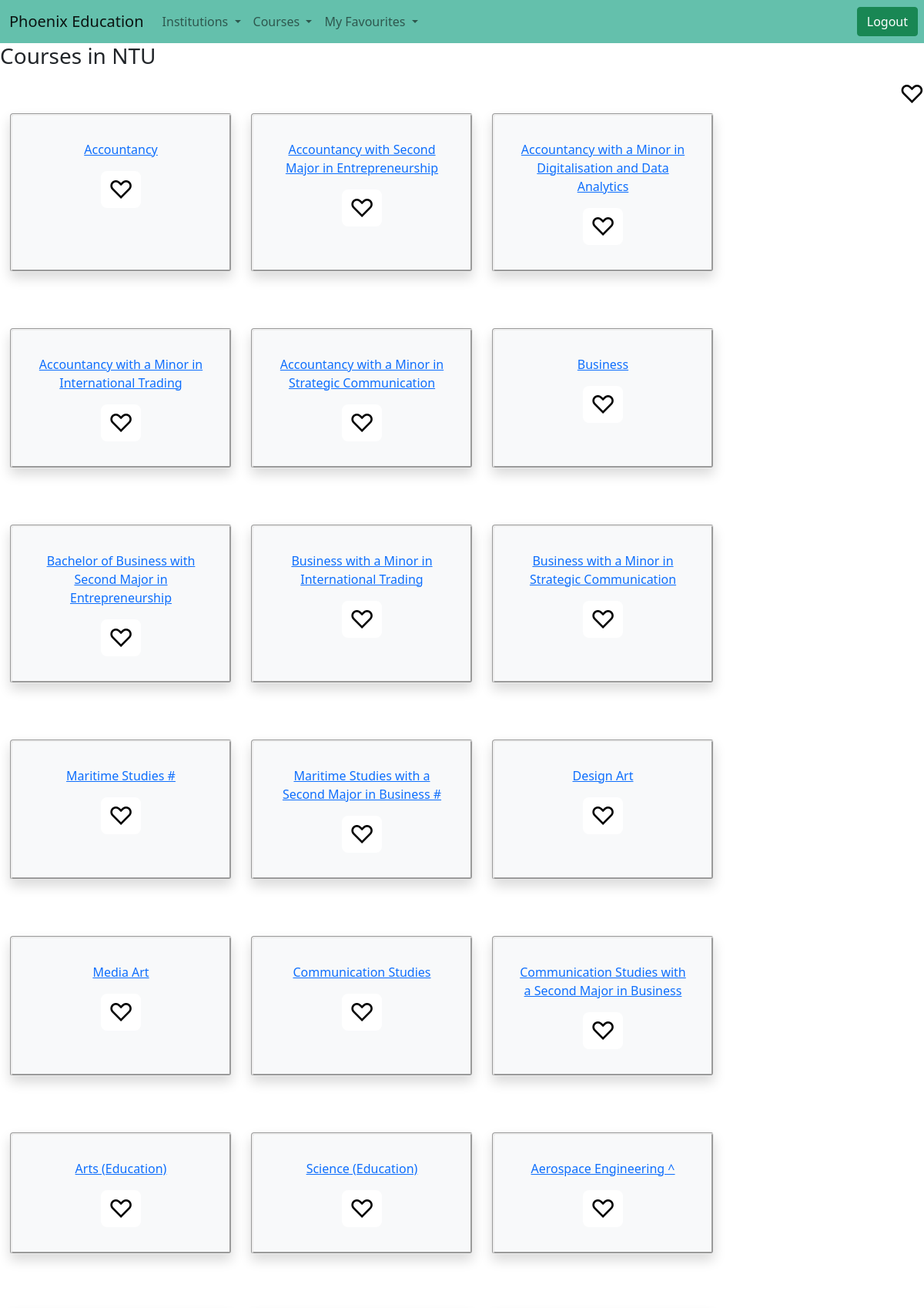
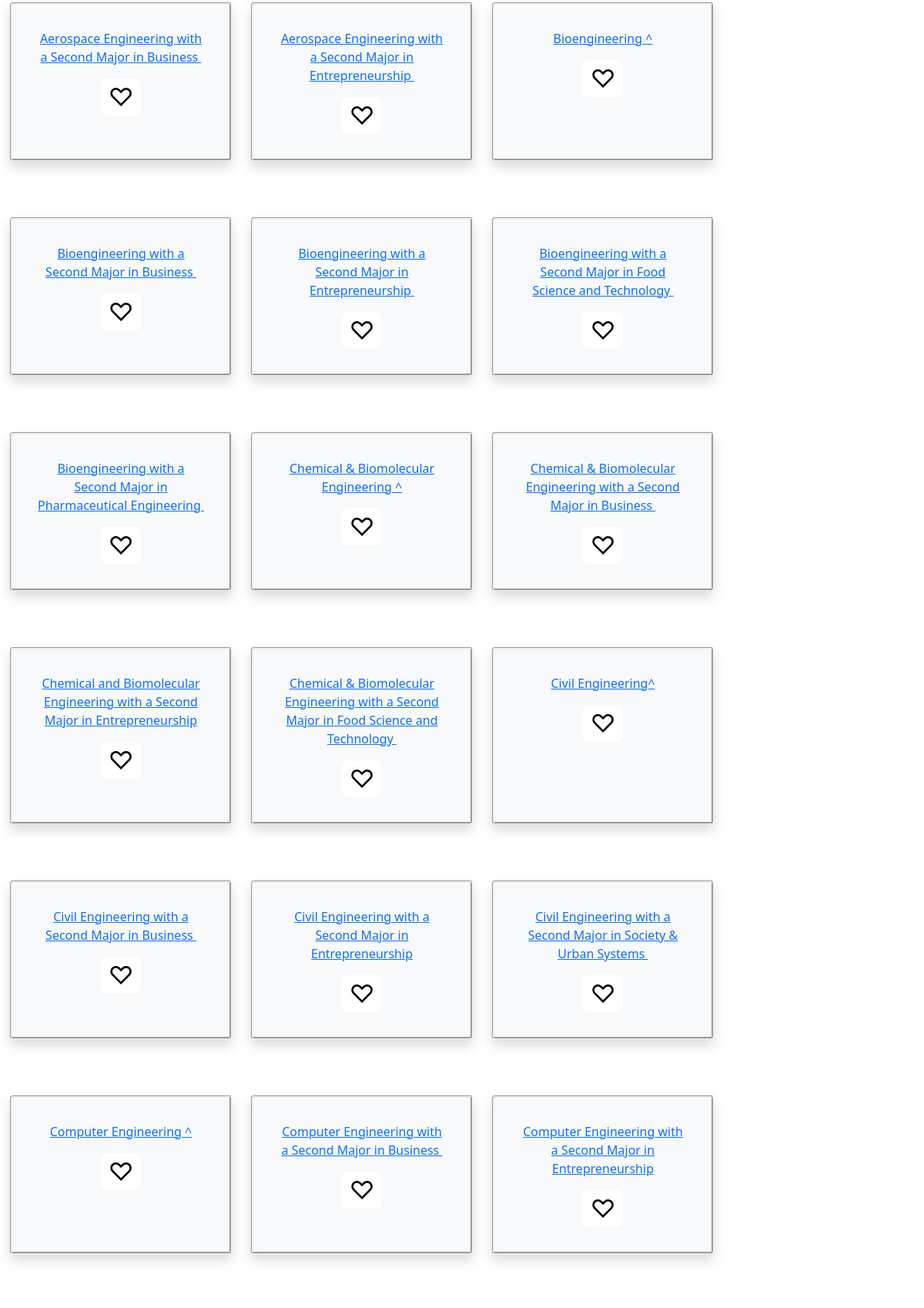
Page /schools/NTU (upper part) on the committed database (2 pictures, top to bottom).
### tables this page shows
CREATE TABLE institution (University text,Course text,CourseLink text,Logo text);

### app.py (the view)
@app.route('/schools/<schoolname>' , methods=["POST", "GET"])
def schoolname(schoolname):
    if schoolname in schoolController.poly.keys():
        courselist= courseController.polycourselist(schoolname)
        polyname= schoolController.poly[schoolname][0]
        if request.method == 'POST':
            try:
                keyword = request.form['favorite']
                duplicate = 0
                if keyword in favoriteController.favoriteSchoolChecklist:
                    dict_fav = {}
                    if keyword == "TemasekPoly":
                        dict_fav["title"] = "Temasek Polytechnic"
                    elif keyword == "RepublicPoly":
                        dict_fav["title"] = "Republic Polytechnic"
                    elif keyword == "NgeannPoly":
                        dict_fav["title"] = "Ngee Ann Polytechnic"
                    elif keyword == "SingaporePoly":
                        dict_fav["title"] = "Singapore Polytechnic"
                    elif keyword == "NanyangPoly" :
                        dict_fav["title"] = "Nanyang Polytechnic"
                    dict_fav["link"]  = "http://localhost:5000/schools/"+keyword
                    for x in favoriteController.favoriteKeywordList:
                        if dict_fav["title"] == x:
                            duplicate = 1
                    if duplicate == 0:
                        favoriteController.favoriteList.append(dict_fav)
                        favoriteController.favoriteKeywordList.append(dict_fav["title"])
                        fav.addtoDB(username, dict_fav["title"], dict_fav["link"], username+dict_fav["title"])
                else:
                    dict_fav = {}
                    y = keyword.split("#")
                    dict_fav["title"] = y[1]
                    dict_fav["link"]  = y[0]
                    for x in favoriteController.favoriteKeywordList:
                        if dict_fav["title"] == x:
                            duplicate = 1
                    if duplicate == 0:
                        favoriteController.favoriteList.append(dict_fav)
                        favoriteController.favoriteKeywordList.append(dict_fav["title"])
                        fav.addtoDB(username, dict_fav["title"], dict_fav["link"], username+dict_fav["title"])
            except:
                pass
        if request.method == 'POST':
            try:
                keywordDelete = request.form['delete']
                fav.deletefav(username, keywordDelete)
            except:
                pass
        return render_template('polycourselist.html', courselist =courselist, schoolname = polyname, schname = schoolname, favoriteList = favoriteController.favoriteList)
    else:
        courselist= courseController.unicourselist(schoolname)
        uniname= schoolname
        try:
            keyword = request.form['favorite']
            duplicate = 0
            dict_fav = {}
            y = keyword.split("#")
            dict_fav["title"] = y[1]
            dict_fav["link"]  = y[0]
            for x in favoriteController.favoriteKeywordList:
                if dict_fav["title"] == x:
                    duplicate = 1
            if duplicate == 0:
                favoriteController.favoriteList.append(dict_fav)
                favoriteController.favoriteKeywordList.append(dict_fav["title"])
                fav.addtoDB(username, dict_fav["title"], dict_fav["link"], username+dict_fav["title"])
        except:
            pass
        if request.method == 'POST':
            try:
                keywordDelete = request.form['delete']
                fav.deletefav(username, keywordDelete)
            except:
                pass
        return render_template('unicourselist.html', courselist =courselist, schoolname = uniname, favoriteList = favoriteController.favoriteList)

### courseController.py (called while the page is built)
def unicourselist(uniname):
    con = sqlite3.connect ('projdata.db')
    con.row_factory = sqlite3.Row
    db = con.cursor()
    querystring= "SELECT Course, CourseLink FROM institution where University = '" +uniname +"'"
    getpackages = db.execute(querystring)
    items = getpackages.fetchall()
    return items

### templates/unicourselist.html (shortened to what this page needs)
{% extends "base.html" %}
{% block content%}
<h3>Courses in {{schoolname}} </h3>
<div class="container">
  <aside>
      <form action="/schools/{{ schoolname }}" method="post">
          <button class="button" type="submit" name="favorite" value="http://localhost:5000/+{{ schoolname }}#{{ schoolname }}">♡</button>
      </form>
  </aside>
  </div>
<br>
<div class="row">
    {%for i in  courselist: %}
    <div class="shadow p-3 mb-5 bg-light rounded" style="width: 18rem;margin-left:25px;margin-top:25px; border-style: groove;">
        <div class="card-body"style="text-align:center;">
              <a href="{{i['CourseLink']}}">
              <p class="card-text"> {{i['Course']}} </p>
              <form action="/schools/{{ schoolname }}" method="post">
                <button class="button" type="submit" name="favorite" value="{{ i['CourseLink'] }}#{{ schoolname }} - {{ i['Course'] }}">♡</button>
              </form>
              </a>
        </div>
      </div>
    {% endfor %}
</div>
{% endblock%}

### templates/unicourselist.html (style rules this page uses)
aside { width: 0%; padding-left: 0px; margin-left: 0px; float: right; }
.button { background-color: #ffffff; border: none; border-radius: 8px; color: #000000; padding: 0px 10px; text-align: center; font-size: 32px; margin: 0px 0px; opacity: 1; transition: 0.5s; display: inline-block; text-decoration: none; cursor: pointer; }

### rows in the picture
institution: Course "Accountancy"
institution: Course "Accountancy with Second Major in Entrepreneurship"
institution: Course "Accountancy with a Minor in Digitalisation and Data Analytics"
institution: Course "Accountancy with a Minor in International Trading"
institution: Course "Accountancy with a Minor in Strategic Communication"
institution: Course "Business"
institution: Course "Bachelor of Business with Second Major in Entrepreneurship"
institution: Course "Business with a Minor in International Trading"
institution: Course "Business with a Minor in Strategic Communication"
institution: Course "Maritime Studies #"
institution: Course "Maritime Studies with a Second Major in Business #"
institution: Course "Design Art"
institution: Course "Media Art"
institution: Course "Communication Studies"
institution: Course "Communication Studies with a Second Major in Business"
institution: Course "Arts (Education)"
institution: Course "Science (Education)"
institution: Course "Aerospace Engineering ^"
institution: Course "Aerospace Engineering with a Second Major in Business"
institution: Course "Aerospace Engineering with a Second Major in Entrepreneurship"
institution: Course "Bioengineering ^"
institution: Course "Bioengineering with a Second Major in Business"
institution: Course "Bioengineering with a Second Major in Entrepreneurship"
institution: Course "Bioengineering with a Second Major in Food Science and Technology"
institution: Course "Bioengineering with a Second Major in Pharmaceutical Engineering"
institution: Course "Chemical & Biomolecular Engineering ^"
institution: Course "Chemical & Biomolecular Engineering with a Second Major in Business"
institution: Course "Chemical and Biomolecular Engineering with a Second Major in Entrepreneurship"
institution: Course "Chemical & Biomolecular Engineering with a Second Major in Food Science and Technology"
institution: Course "Civil Engineering^"
institution: Course "Civil Engineering with a Second Major in Business"
institution: Course "Civil Engineering with a Second Major in Entrepreneurship"
institution: Course "Civil Engineering with a Second Major in Society & Urban Systems"
institution: Course "Computer Engineering ^"
institution: Course "Computer Engineering with a Second Major in Business"
institution: Course "Computer Engineering with a Second Major in Entrepreneurship"

### other values in the picture
{{ schoolname }} "NTU"
